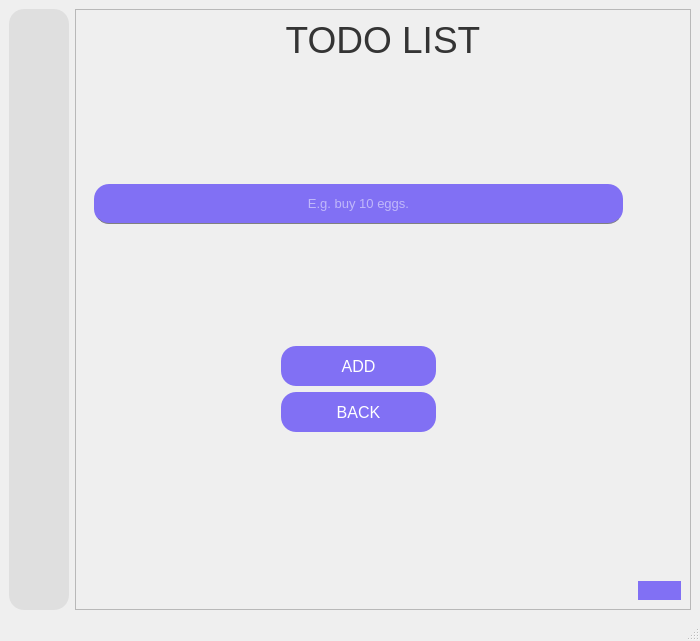
<?xml version="1.0" encoding="UTF-8"?>
<ui version="4.0">
 <class>MainWindow</class>
 <widget class="QMainWindow" name="MainWindow">
  <property name="geometry">
   <rect>
    <x>0</x>
    <y>0</y>
    <width>700</width>
    <height>641</height>
   </rect>
  </property>
  <property name="windowTitle">
   <string>MainWindow</string>
  </property>
  <property name="styleSheet">
   <string notr="true"/>
  </property>
  <property name="windowFilePath">
   <string>background-color: #FFFFFF;</string>
  </property>
  <widget class="QWidget" name="centralwidget">
   <property name="minimumSize">
    <size>
     <width>700</width>
     <height>600</height>
    </size>
   </property>
   <layout class="QHBoxLayout" name="horizontalLayout_2">
    <item>
     <widget class="QFrame" name="leftPanelDashboard">
      <property name="minimumSize">
       <size>
        <width>60</width>
        <height>0</height>
       </size>
      </property>
      <property name="styleSheet">
       <string notr="true">background-color: #DFDFDF; border-radius: 15px;</string>
      </property>
      <property name="frameShape">
       <enum>QFrame::StyledPanel</enum>
      </property>
      <property name="frameShadow">
       <enum>QFrame::Raised</enum>
      </property>
     </widget>
    </item>
    <item>
     <widget class="QFrame" name="mainFrame">
      <property name="frameShape">
       <enum>QFrame::StyledPanel</enum>
      </property>
      <property name="frameShadow">
       <enum>QFrame::Raised</enum>
      </property>
      <layout class="QVBoxLayout" name="verticalLayout">
       <item>
        <widget class="QLabel" name="appTitleLabel">
         <property name="font">
          <font>
           <pointsize>28</pointsize>
          </font>
         </property>
         <property name="styleSheet">
          <string notr="true">color: #343434</string>
         </property>
         <property name="text">
          <string>TODO LIST</string>
         </property>
         <property name="alignment">
          <set>Qt::AlignCenter</set>
         </property>
        </widget>
       </item>
       <item>
        <layout class="QHBoxLayout" name="horizontalLayout">
         <item>
          <widget class="QStackedWidget" name="pagesWidget">
           <property name="currentIndex">
            <number>1</number>
           </property>
           <widget class="QWidget" name="taskListPage">
            <layout class="QVBoxLayout" name="verticalLayout_6">
             <item>
              <widget class="QScrollArea" name="taskListScroll">
               <property name="styleSheet">
                <string notr="true">QScrollBar:vertical {
    border: none;
    background: white;  /* Tło scrollbara */
    width: 5px;         /* Szerokość scrollbara */
    margin: 0px;
}

QScrollBar::handle:vertical {
    background: #CCCCCC;  /* Kolor uchwytu */
    border-radius: 5px;   /* Zaokrąglenie uchwytu */
    min-height: 20px;    /* Minimalna wysokość uchwytu */
}

QScrollBar::add-line:vertical, QScrollBar::sub-line:vertical {
    background: none;    /* Usunięcie strzałek */
    height: 0px;
}

QScrollBar::add-page:vertical, QScrollBar::sub-page:vertical {
    background: none;    /* Tło obszaru poza uchwytem */
}

QScrollArea{
border:none;
}</string>
               </property>
               <property name="verticalScrollBarPolicy">
                <enum>Qt::ScrollBarAlwaysOn</enum>
               </property>
               <property name="widgetResizable">
                <bool>true</bool>
               </property>
               <property name="alignment">
                <set>Qt::AlignLeading|Qt::AlignLeft|Qt::AlignTop</set>
               </property>
               <widget class="QWidget" name="scrollAreaWidgetContents">
                <property name="geometry">
                 <rect>
                  <x>0</x>
                  <y>0</y>
                  <width>513</width>
                  <height>491</height>
                 </rect>
                </property>
                <layout class="QVBoxLayout" name="verticalLayout_9">
                 <item>
                  <layout class="QVBoxLayout" name="verticalLayout_8" stretch="0,1">
                   <property name="spacing">
                    <number>5</number>
                   </property>
                   <item>
                    <widget class="QFrame" name="taskFrameTemplate">
                     <property name="minimumSize">
                      <size>
                       <width>480</width>
                       <height>60</height>
                      </size>
                     </property>
                     <property name="maximumSize">
                      <size>
                       <width>16777215</width>
                       <height>80</height>
                      </size>
                     </property>
                     <property name="styleSheet">
                      <string notr="true">QFrame{
background-color:#DFDFDF;
border: none;
border-radius: 15px;
color: #343434;

}

QFrame:hover{
	background-color: #cccccc;
}</string>
                     </property>
                     <property name="frameShape">
                      <enum>QFrame::StyledPanel</enum>
                     </property>
                     <property name="frameShadow">
                      <enum>QFrame::Raised</enum>
                     </property>
                     <layout class="QHBoxLayout" name="horizontalLayout_5">
                      <property name="spacing">
                       <number>20</number>
                      </property>
                      <item>
                       <widget class="QLabel" name="taskContentLabelTemplate">
                        <property name="sizePolicy">
                         <sizepolicy hsizetype="Expanding" vsizetype="Preferred">
                          <horstretch>0</horstretch>
                          <verstretch>0</verstretch>
                         </sizepolicy>
                        </property>
                        <property name="minimumSize">
                         <size>
                          <width>16777215</width>
                          <height>20</height>
                         </size>
                        </property>
                        <property name="maximumSize">
                         <size>
                          <width>400</width>
                          <height>60</height>
                         </size>
                        </property>
                        <property name="font">
                         <font>
                          <pointsize>10</pointsize>
                         </font>
                        </property>
                        <property name="styleSheet">
                         <string notr="true">border: none;
color: #343434;
background-color: none;
</string>
                        </property>
                        <property name="text">
                         <string>Lorem ipsum</string>
                        </property>
                        <property name="wordWrap">
                         <bool>true</bool>
                        </property>
                       </widget>
                      </item>
                      <item>
                       <widget class="QPushButton" name="trashButtonTaskTemplate">
                        <property name="sizePolicy">
                         <sizepolicy hsizetype="Fixed" vsizetype="Fixed">
                          <horstretch>0</horstretch>
                          <verstretch>0</verstretch>
                         </sizepolicy>
                        </property>
                        <property name="minimumSize">
                         <size>
                          <width>40</width>
                          <height>40</height>
                         </size>
                        </property>
                        <property name="maximumSize">
                         <size>
                          <width>50</width>
                          <height>50</height>
                         </size>
                        </property>
                        <property name="styleSheet">
                         <string notr="true">QPushButton{
border:none;
border-radius: 15px;
}

QPushButton:hover{
	background-color: #b3b3b3;
}</string>
                        </property>
                        <property name="text">
                         <string/>
                        </property>
                        <property name="icon">
                         <iconset>
                          <normaloff>resources/bin.png</normaloff>resources/bin.png</iconset>
                        </property>
                        <property name="iconSize">
                         <size>
                          <width>17</width>
                          <height>16</height>
                         </size>
                        </property>
                       </widget>
                      </item>
                     </layout>
                    </widget>
                   </item>
                   <item>
                    <spacer name="verticalSpacer_6">
                     <property name="orientation">
                      <enum>Qt::Vertical</enum>
                     </property>
                     <property name="sizeHint" stdset="0">
                      <size>
                       <width>20</width>
                       <height>40</height>
                      </size>
                     </property>
                    </spacer>
                   </item>
                  </layout>
                 </item>
                </layout>
               </widget>
              </widget>
             </item>
            </layout>
           </widget>
           <widget class="QWidget" name="addTaskPage">
            <property name="autoFillBackground">
             <bool>false</bool>
            </property>
            <layout class="QVBoxLayout" name="verticalLayout_7">
             <item>
              <layout class="QVBoxLayout" name="verticalLayout_2">
               <item>
                <spacer name="verticalSpacer_3">
                 <property name="orientation">
                  <enum>Qt::Vertical</enum>
                 </property>
                 <property name="sizeHint" stdset="0">
                  <size>
                   <width>20</width>
                   <height>40</height>
                  </size>
                 </property>
                </spacer>
               </item>
               <item>
                <widget class="QLineEdit" name="taskNameInput">
                 <property name="minimumSize">
                  <size>
                   <width>0</width>
                   <height>40</height>
                  </size>
                 </property>
                 <property name="font">
                  <font>
                   <family>Arial</family>
                   <pointsize>10</pointsize>
                  </font>
                 </property>
                 <property name="styleSheet">
                  <string notr="true">border:none;
background-color: #8170F4;
color:white;
border-radius: 15px;
border-bottom: 1px solid grey;</string>
                 </property>
                 <property name="maxLength">
                  <number>100</number>
                 </property>
                 <property name="alignment">
                  <set>Qt::AlignCenter</set>
                 </property>
                 <property name="placeholderText">
                  <string>E.g. buy 10 eggs.</string>
                 </property>
                </widget>
               </item>
               <item>
                <spacer name="verticalSpacer_2">
                 <property name="orientation">
                  <enum>Qt::Vertical</enum>
                 </property>
                 <property name="sizeHint" stdset="0">
                  <size>
                   <width>20</width>
                   <height>40</height>
                  </size>
                 </property>
                </spacer>
               </item>
              </layout>
             </item>
             <item>
              <layout class="QHBoxLayout" name="horizontalLayout_3">
               <item>
                <widget class="QFrame" name="frame_3">
                 <property name="styleSheet">
                  <string notr="true">border:none;</string>
                 </property>
                 <property name="frameShape">
                  <enum>QFrame::StyledPanel</enum>
                 </property>
                 <property name="frameShadow">
                  <enum>QFrame::Raised</enum>
                 </property>
                </widget>
               </item>
               <item>
                <widget class="QFrame" name="frame">
                 <property name="styleSheet">
                  <string notr="true">border: none;
</string>
                 </property>
                 <property name="frameShape">
                  <enum>QFrame::StyledPanel</enum>
                 </property>
                 <property name="frameShadow">
                  <enum>QFrame::Raised</enum>
                 </property>
                 <layout class="QVBoxLayout" name="verticalLayout_10">
                  <item>
                   <widget class="QPushButton" name="addNewTaskBtn">
                    <property name="minimumSize">
                     <size>
                      <width>0</width>
                      <height>40</height>
                     </size>
                    </property>
                    <property name="font">
                     <font>
                      <family>Arial</family>
                      <pointsize>12</pointsize>
                      <weight>50</weight>
                      <bold>false</bold>
                     </font>
                    </property>
                    <property name="styleSheet">
                     <string notr="true">QPushButton{
border:none;
border-radius: 15px;
background-color: #8170F4;
color:white;
}
QPushButton:hover {
    background-color: #725EF4;
}


</string>
                    </property>
                    <property name="text">
                     <string>ADD</string>
                    </property>
                   </widget>
                  </item>
                  <item>
                   <widget class="QPushButton" name="backToPage1Btn">
                    <property name="minimumSize">
                     <size>
                      <width>0</width>
                      <height>40</height>
                     </size>
                    </property>
                    <property name="font">
                     <font>
                      <family>Arial</family>
                      <pointsize>12</pointsize>
                     </font>
                    </property>
                    <property name="styleSheet">
                     <string notr="true">QPushButton{
border:none;
border-radius: 15px;
background-color: #8170F4;
color:white;
}
QPushButton:hover {
    background-color: #725EF4;
}


</string>
                    </property>
                    <property name="text">
                     <string>BACK</string>
                    </property>
                   </widget>
                  </item>
                  <item>
                   <spacer name="verticalSpacer_5">
                    <property name="orientation">
                     <enum>Qt::Vertical</enum>
                    </property>
                    <property name="sizeHint" stdset="0">
                     <size>
                      <width>20</width>
                      <height>40</height>
                     </size>
                    </property>
                   </spacer>
                  </item>
                 </layout>
                </widget>
               </item>
               <item>
                <widget class="QFrame" name="frame_2">
                 <property name="styleSheet">
                  <string notr="true">border:none;</string>
                 </property>
                 <property name="frameShape">
                  <enum>QFrame::StyledPanel</enum>
                 </property>
                 <property name="frameShadow">
                  <enum>QFrame::Raised</enum>
                 </property>
                </widget>
               </item>
              </layout>
             </item>
            </layout>
           </widget>
          </widget>
         </item>
         <item>
          <layout class="QVBoxLayout" name="verticalLayout_5">
           <item>
            <spacer name="verticalSpacer">
             <property name="orientation">
              <enum>Qt::Vertical</enum>
             </property>
             <property name="sizeHint" stdset="0">
              <size>
               <width>20</width>
               <height>40</height>
              </size>
             </property>
            </spacer>
           </item>
           <item>
            <widget class="QPushButton" name="openAddPageBtn">
             <property name="sizePolicy">
              <sizepolicy hsizetype="Fixed" vsizetype="Fixed">
               <horstretch>0</horstretch>
               <verstretch>0</verstretch>
              </sizepolicy>
             </property>
             <property name="minimumSize">
              <size>
               <width>0</width>
               <height>0</height>
              </size>
             </property>
             <property name="maximumSize">
              <size>
               <width>50</width>
               <height>50</height>
              </size>
             </property>
             <property name="toolTipDuration">
              <number>-1</number>
             </property>
             <property name="layoutDirection">
              <enum>Qt::RightToLeft</enum>
             </property>
             <property name="autoFillBackground">
              <bool>false</bool>
             </property>
             <property name="styleSheet">
              <string notr="true">QPushButton {
    background-color: #8170F4;
    border-radius: 15px;  /* Połowa wymiaru przycisku (30px/2) */
    border: none;
    padding: 0;
    color: white;
    font-size: 16px;
}

QPushButton:hover {
    background-color: #725EF4;
}</string>
             </property>
             <property name="text">
              <string/>
             </property>
             <property name="icon">
              <iconset>
               <normaloff>resources/plus.png</normaloff>resources/plus.png</iconset>
             </property>
             <property name="iconSize">
              <size>
               <width>50</width>
               <height>50</height>
              </size>
             </property>
            </widget>
           </item>
          </layout>
         </item>
        </layout>
       </item>
      </layout>
     </widget>
    </item>
   </layout>
  </widget>
  <widget class="QMenuBar" name="menubar">
   <property name="geometry">
    <rect>
     <x>0</x>
     <y>0</y>
     <width>700</width>
     <height>21</height>
    </rect>
   </property>
  </widget>
  <widget class="QStatusBar" name="statusbar"/>
 </widget>
 <resources/>
 <connections/>
</ui>
